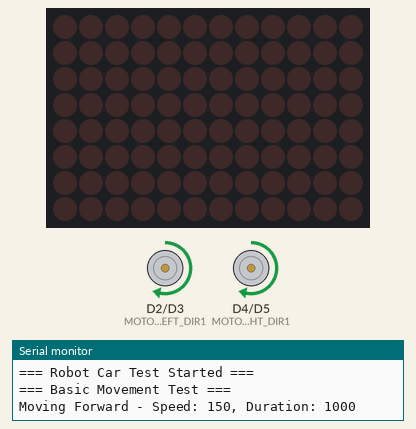
Simulated run of this sketch. Board: Arduino Uno R4 WiFi. On the bench: 12×8 LED matrix, motor-driver pin pairs drawn as motors (green arrow = first pin HIGH = forward, orange = second pin HIGH = backward, longer = more drive, scaled by the enable pin), the last lines printed to the serial monitor.

Above: at 2.1 s.
At 4.6 s:
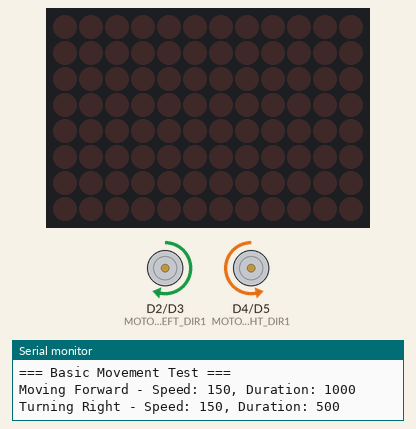
At 5.1 s:
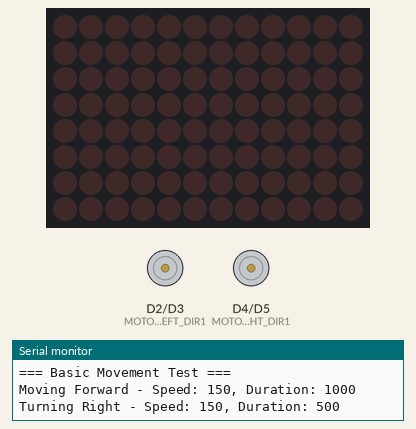
Timing chart, 0 to 9.0 s (numbered marks = the images above):
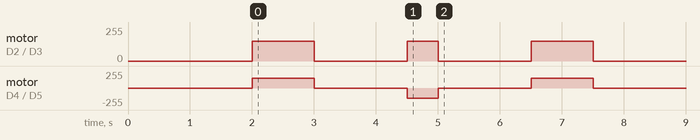

Measured:
- by itself, motor on D2 (MOTOR_LEFT_DIR1) / D3 (MOTOR_LEFT_DIR2): goes forward 150/255 1.0 s, stopped 1.5 s, forward 150/255 0.50 s, stopped 1.5 s, forward 150/255 1.0 s, then stopped
- by itself, motor on D4 (MOTOR_RIGHT_DIR1) / D5 (MOTOR_RIGHT_DIR2): stopped → forward 150/255 at 2.0 s, → stopped 1.0 s later, → backward 150/255 1.5 s later, → stopped 0.50 s later, … (6 changes in this stretch)

The sketch:

RUN1st.ino
```cpp
// การควบคุม Robot Car UNO R4 (ฉบับทดสอบ)
#include "Arduino_LED_Matrix.h"  // สำหรับ UNO R4 WiFi

// กำหนด pins
#define MOTOR_LEFT_PWM    9
#define MOTOR_RIGHT_PWM   10
#define MOTOR_LEFT_DIR1   2
#define MOTOR_LEFT_DIR2   3
#define MOTOR_RIGHT_DIR1  4
#define MOTOR_RIGHT_DIR2  5

ArduinoLEDMatrix matrix;  // สำหรับ UNO R4 WiFi

void setup() {
  Serial.begin(115200);

  // ตั้งค่า pins
  pinMode(MOTOR_LEFT_PWM, OUTPUT);
  pinMode(MOTOR_RIGHT_PWM, OUTPUT);
  pinMode(MOTOR_LEFT_DIR1, OUTPUT);
  pinMode(MOTOR_LEFT_DIR2, OUTPUT);
  pinMode(MOTOR_RIGHT_DIR1, OUTPUT);
  pinMode(MOTOR_RIGHT_DIR2, OUTPUT);

  // LED Matrix (สำหรับ UNO R4 WiFi)
  matrix.begin();

  Serial.println("=== Robot Car Test Started ===");
  delay(2000);  // รอ 2 วินาทีก่อนเริ่ม
}

void moveForward(int speed, int duration) {
  Serial.print("Moving Forward - Speed: ");
  Serial.print(speed);
  Serial.print(", Duration: ");
  Serial.println(duration);

  // มอเตอร์ซ้าย - เดินหน้า
  digitalWrite(MOTOR_LEFT_DIR1, HIGH);
  digitalWrite(MOTOR_LEFT_DIR2, LOW);
  analogWrite(MOTOR_LEFT_PWM, speed);

  // มอเตอร์ขวา - เดินหน้า
  digitalWrite(MOTOR_RIGHT_DIR1, HIGH);
  digitalWrite(MOTOR_RIGHT_DIR2, LOW);
  analogWrite(MOTOR_RIGHT_PWM, speed);

  delay(duration);
  stopRobot();
}

void turnRight(int speed, int duration) {
  Serial.print("Turning Right - Speed: ");
  Serial.print(speed);
  Serial.print(", Duration: ");
  Serial.println(duration);

  // มอเตอร์ซ้าย - เดินหน้า (เร็ว)
  digitalWrite(MOTOR_LEFT_DIR1, HIGH);
  digitalWrite(MOTOR_LEFT_DIR2, LOW);
  analogWrite(MOTOR_LEFT_PWM, speed);

  // มอเตอร์ขวา - ถอยหลัง (หรือหยุด)
  digitalWrite(MOTOR_RIGHT_DIR1, LOW);
  digitalWrite(MOTOR_RIGHT_DIR2, HIGH);
  analogWrite(MOTOR_RIGHT_PWM, speed);

  delay(duration);
  stopRobot();
}

void turnLeft(int speed, int duration) {
  Serial.print("Turning Left - Speed: ");
  Serial.print(speed);
  Serial.print(", Duration: ");
  Serial.println(duration);

  // มอเตอร์ซ้าย - ถอยหลัง (หรือหยุด)
  digitalWrite(MOTOR_LEFT_DIR1, LOW);
  digitalWrite(MOTOR_LEFT_DIR2, HIGH);
  analogWrite(MOTOR_LEFT_PWM, speed);

  // มอเตอร์ขวา - เดินหน้า (เร็ว)
  digitalWrite(MOTOR_RIGHT_DIR1, HIGH);
  digitalWrite(MOTOR_RIGHT_DIR2, LOW);
  analogWrite(MOTOR_RIGHT_PWM, speed);

  delay(duration);
  stopRobot();
}

void stopRobot() {
  analogWrite(MOTOR_LEFT_PWM, 0);
  analogWrite(MOTOR_RIGHT_PWM, 0);
  delay(500);  // รอครึ่งวินาที
}

void loop() {
  // ทดสอบการเคลื่อนที่พื้นฐาน
  Serial.println("=== Basic Movement Test ===");

  moveForward(150, 1000);   // เดินหน้า 1 วินาที
  delay(1000);

  turnRight(150, 500);      // เลี้ยวขวา 0.5 วินาที
  delay(1000);

  moveForward(150, 1000);   // เดินหน้าอีก 1 วินาที
  delay(1000);

  // หยุดรอจนกว่าจะกด Reset
  while(1) {
    stopRobot();
    delay(1000);
  }
}
```
